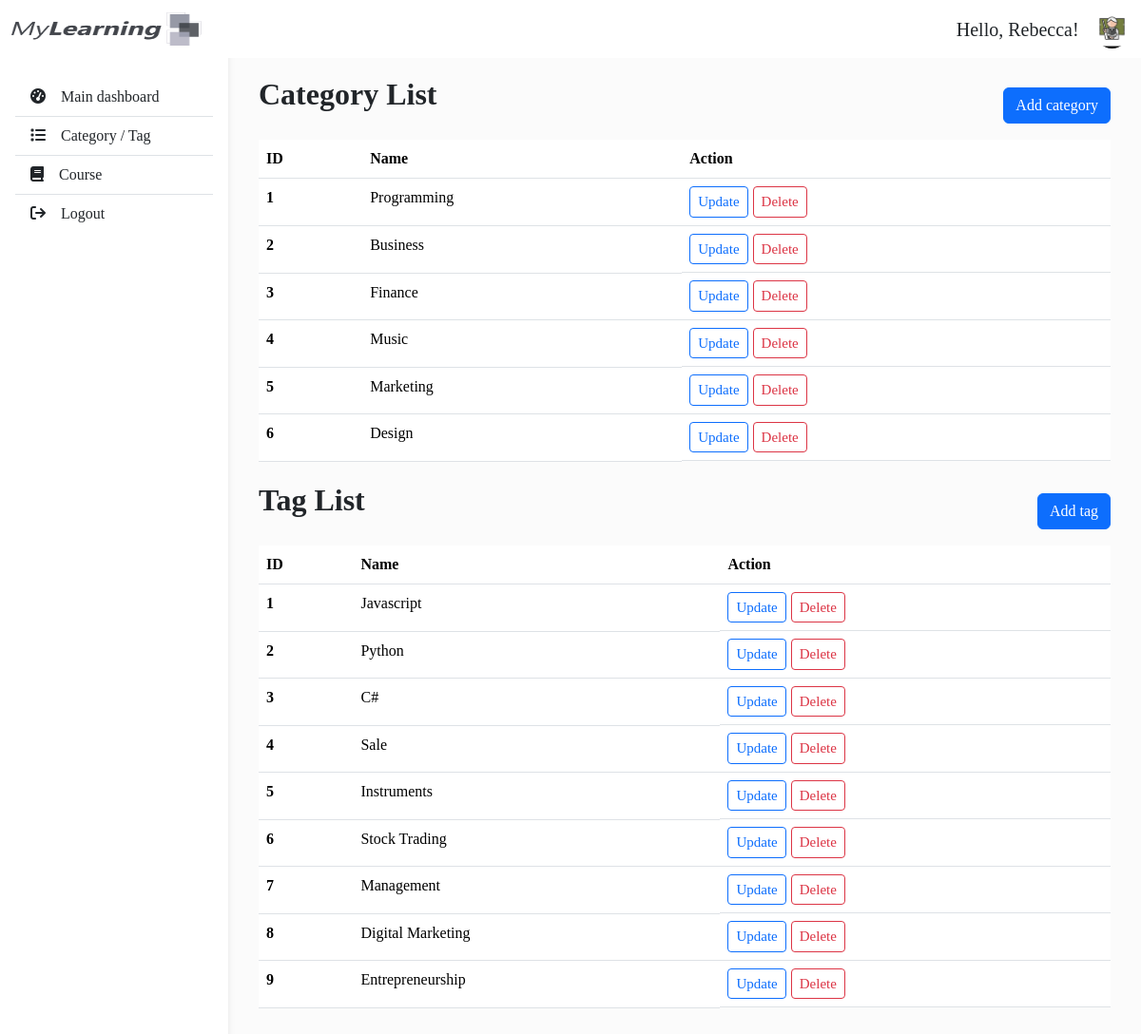
Screenshot of /categories/ (signed in) with the database file from the repository.
### courses/models.py (models this page shows, shortened)
class Category(models.Model):
  name = models.CharField(max_length=100)

class Tag(models.Model):
  name = models.CharField(max_length=(100))

### users/decorators.py (the view)
    def wrapper_func(request, *args, **kwargs):
      group = None
      if request.user.groups.exists():
        group = request.user.groups.all()[0].name
        print('login group: ', group)
      print('allow group: ', allow_roles)
      if group in allow_roles:
        return view_func(request, *args, **kwargs)
      else:
        return HttpResponse('You are not authorize to view this page!')

### courses/views.py (called while the page is built)
@login_required(login_url='login')
@allow_users(allow_roles=['admin', 'instructor'])
def Category_List(request):
  categories = Category.objects.all()
  tags = Tag.objects.all()
  return render(request, 'categories/list.html', {'categories':categories, 'tags':tags})

### courses/templates/categories/list.html (shortened to what this page needs)
{% extends 'base.html' %}
{%block content %}
  <div class="px-4 py-3">
    <div class="d-flex align-items-center">
      <div class="flex-grow-1 fw-bold fs-2 mb-4">Category List</div>
      <a href="{% url 'courses:category_create' %}" class="btn btn-primary">Add category</a>
    </div>
    <table class="table">
      <thead>
        <tr>
          <th scope="col">ID</th>
          <th scope="col">Name</th>
          <th scope="col">Action</th>
        </tr>
      </thead>
      <tbody>
        {% for category in categories %}
        <tr>
          <th scope="row">{{category.id}}</th>
          <td>{{category.name}}</td>
          <td class="btn-container">
            <a
              href="{% url 'courses:category_update' category.id %}"
              class="btn btn-outline-primary btn-sm"
              >Update</a
            >
            <a
              href="{% url 'courses:category_delete' category.id %}"
              class="btn btn-outline-danger btn-sm"
              >Delete</a
            >
          </td>
        </tr>
        {% endfor %}
      </tbody>
    </table>
    <div class="d-flex align-items-center">
      <div class="flex-grow-1 fw-bold fs-2 mb-4">Tag List</div>
      <a href="{% url 'courses:tag_create' %}" class="btn btn-primary">Add tag</a>
    </div>
    <table class="table">
      <thead>
        <tr>
          <th scope="col">ID</th>
          <th scope="col">Name</th>
          <th scope="col">Action</th>
        </tr>
      </thead>
      <tbody>
        {% for tag in tags %}
        <tr>
          <th scope="row">{{tag.id}}</th>
          <td>{{tag.name}}</td>
          <td class="btn-container">
            <a
              href="{% url 'courses:tag_update' tag.id %}"
              class="btn btn-outline-primary btn-sm"
              >Update</a
            >
            <a
              href="{% url 'courses:tag_delete' tag.id %}"
              class="btn btn-outline-danger btn-sm"
              >Delete</a
            >
          </td>
        </tr>
        {% endfor %}
      </tbody>
    </table>
  </div>
{% endblock content %}

### templates/base.html (shortened to what this page needs)
<!DOCTYPE html>
<html lang="en">
  <head>
    {% load static %}
    <link
      href="https://cdn.jsdelivr.net/npm/bootstrap@5.3.7/dist/css/bootstrap.min.css"
      rel="stylesheet"
    />
    <link
      rel="stylesheet"
      href="https://cdn.jsdelivr.net/npm/bootstrap-icons@1.11.3/font/bootstrap-icons.css"
    />
    <link
      rel="stylesheet"
      href="https://cdnjs.cloudflare.com/ajax/libs/font-awesome/6.5.0/css/all.min.css"
    />
    <link rel="stylesheet" href="{% static 'css/style.css' %}" />
  </head>
  <body>
    <header>
      <nav
        id="sidebarMenu"
        class="collapse d-lg-block sidebar collapse bg-white"
      >
        <div class="position-sticky">
          <div class="list-group list-group-flush mx-3 mt-4">
            <a
              href="{% url 'dashboard' %}"
              class="list-group-item list-group-item-action py-2 ripple"
              aria-current="true"
            >
              <i class="fas fa-tachometer-alt me-3"></i
              ><span>Main dashboard</span>
            </a>
            {% if request.user.groups.all.0.name == 'admin' or request.user.groups.all.0.name == 'instructor' %}
              <a
                href="{% url 'courses:category_list' %}"
                class="list-group-item list-group-item-action py-2 ripple"
              >
                <i class="fa-solid fa-list me-3"></i><span>Category / Tag</span>
              </a>
            {% endif %}
            <a
              href="{% url 'courses:course_list' %}"
              class="list-group-item list-group-item-action py-2 ripple"
            >
              <i class="fa-solid fa-book me-3"></i><span>Course</span>
            </a>
            <a
              href="{% url 'logout' %}"
              class="list-group-item list-group-item-action py-2 ripple"
            >
              <i class="fa-solid fa-arrow-right-from-bracket me-3"></i></i></i><span>Logout</span>
            </a>
          </div>
        </div>
      </nav>
      <nav id="main-navbar" class="navbar navbar-expand-lg bg-white fixed-top">
        <div class="container-fluid">
          <a class="navbar-brand" href="#">
            <img
              src="/media/profiles/my-learning-logo.png"
              height="35"
              width="200"
              alt="MDB Logo"
              loading="lazy"
            />
          </a>
          <ul class="navbar-nav ms-auto d-flex flex-row align-items-center gap-3">
            <li class="nav-item fs-5 d-flex align-items-center gap-3">
              <span>Hello, {{request.user}}!</span>
              <div>
                {% with request.user.groups.all.0.name as group %}
                  {% if group == "admin" %}
                      <img src="/media/profiles/employee-profile.webp" alt="profile" style="height: 40px; border-radius: 50%;" />
                  {% elif group == "instructor" %}
                      <img src="/media/profiles/instructor-profile.jpg" alt="profile" style="height: 40px; border-radius: 50%;" />
                  {% endif %}
                {% endwith %}
              </div>
            </li>
          </ul>
        </div>
      </nav>
    </header>
    <main style="margin-top: 35px">
      <div class="container py-4 px-2">
        {% block content %} {% endblock content %}
      </div>
    </main>
  </body>
</html>

### static/css/style.css (style rules this page uses)
body { background-color: #fbfbfb; font-family: Cambria, Cochin, Georgia, Times, "Times New Roman", serif; }
@media (min-width: 991.98px) { main { padding-left: 240px; } }
.sidebar { position: fixed; top: 0; bottom: 0; left: 0; padding: 58px 0 0; box-shadow: 0 2px 5px 0 rgb(0 0 0 / 5%), 0 2px 10px 0 rgb(0 0 0 / 5%); width: 240px; z-index: 600; }

### rows the page displays
Category: id "1", name "Programming"
Category: id "2", name "Business"
Category: id "3", name "Finance"
Category: id "4", name "Music"
Category: id "5", name "Marketing"
Category: id "6", name "Design"
Tag: id "1", name "Javascript"
Tag: id "2", name "Python"
Tag: id "3", name "C#"
Tag: id "4", name "Sale"
Tag: id "5", name "Instruments"
Tag: id "6", name "Stock Trading"
Tag: id "7", name "Management"
Tag: id "8", name "Digital Marketing"
Tag: id "9", name "Entrepreneurship"

### other values shown
{{ request.user }} "Rebecca"
